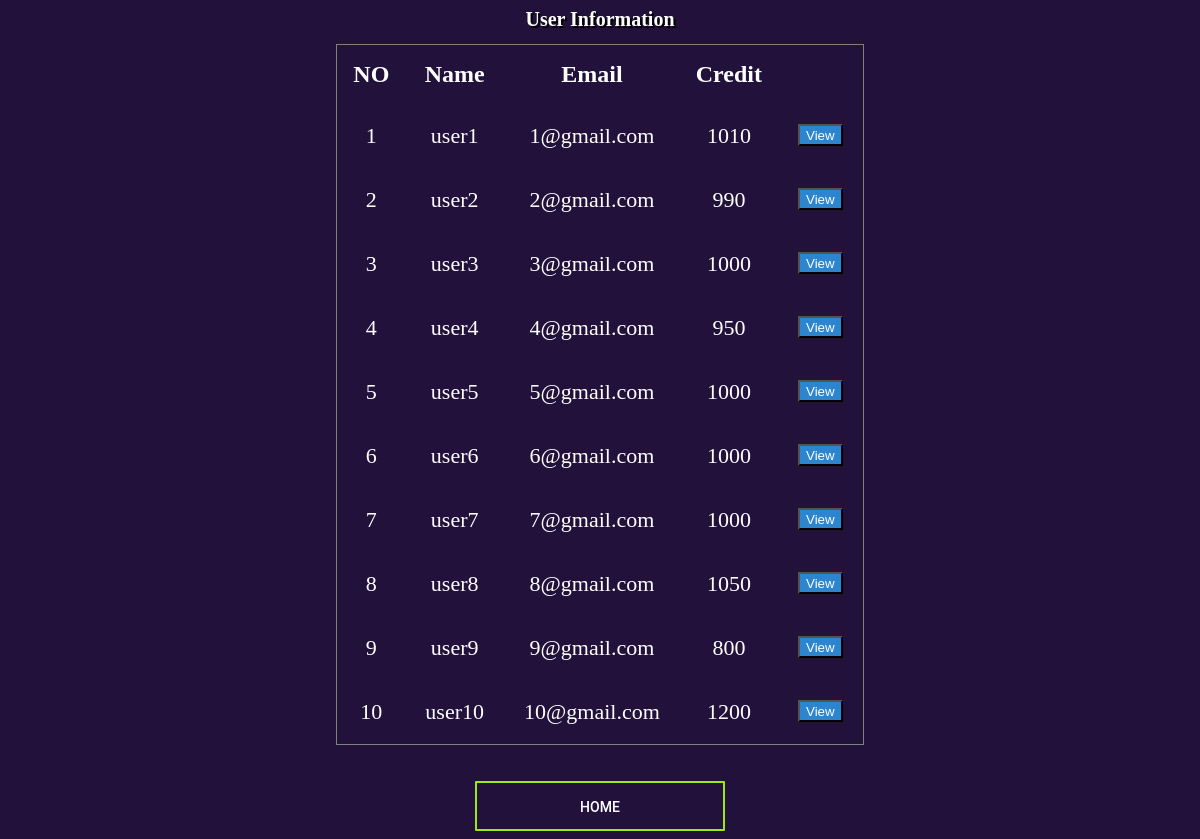
The app's page /getdetail.php with its own data.
### tables this page shows
CREATE TABLE `users` (
  `name` varchar(50) NOT NULL,
  `email` varchar(50) NOT NULL,
  `amount` double DEFAULT NULL
);

### getdetail.php (the view, shortened to what this page needs)
<?php
include('./Database/Connection.php');
$q="select * from users ";
$result=mysqli_query($con,$q);
?>
<html>
<head>
   <link rel="stylesheet" href="Front.css">
</head>
<body>
	<h1 style=" font-family:Georgia; font-size: 20px; color:White;text-shadow: 2px 2px black;">User Information</h1>
    <table class="flat-table-1">
		<thead>
			<th>NO</th>
			<th>Name</th>
			<th>Email</th>
			<th>Credit</th>
			<th></th>
		</thead>
		<tbody>
		<tr>
			<?php
				$row=mysqli_fetch_array($result);
			?>
			<td> 1</td>
			<td><?php echo  $row["name"]; ?></td>
			<td><?php echo  $row["email"]; ?></td>
			<td><?php echo  $row["amount"]; ?></td>
			<td>
				<form action="user.php" method="post"  class="view">
					<button class="button1" type="submit" name="name" value="user1">View</button>
				</form>
			</td>
		</tr>
		<tr>
			<?php
				$row=mysqli_fetch_array($result);
			?>
			<td> 2</td>
			<td><?php echo  $row["name"]; ?></td>
			<td><?php echo  $row["email"]; ?></td>
			<td><?php echo  $row["amount"]; ?></td>
			<td>
				<form action="user.php" method="post" class="view">
					<button class="button1" type="submit" name="name" value="user2">View</button>
				</form>
			</td>
		</tr>
        <tr>
			<?php
				$row=mysqli_fetch_array($result);
			?>
			<td> 3</td>
			<td><?php echo  $row["name"]; ?></td>
			<td><?php echo  $row["email"]; ?></td>
			<td><?php echo  $row["amount"]; ?></td>
			<td>
				<form action="user.php" method="post" class="view">
					<button class="button1" type="submit" name="name" value="user3">View</button>
				</form>
			</td>
		</tr>
        <tr>
			<?php
				$row=mysqli_fetch_array($result);
			?>
			<td> 4</td>
			<td><?php echo  $row["name"]; ?></td>
			<td><?php echo  $row["email"]; ?></td>
			<td><?php echo  $row["amount"]; ?></td>
			<td>
				<form action="user.php" method="post" class="view">
					<button class="button1" type="submit" name="name" value="user4">View</button>
				</form>
			</td>
        </tr>
        <tr>
			<?php
				$row=mysqli_fetch_array($result);
			?>
			<td> 5</td>
			<td><?php echo  $row["name"]; ?></td>
			<td><?php echo  $row["email"]; ?></td>
			<td><?php echo  $row["amount"]; ?></td>
			<td>
				<form action="user.php" method="post" class="view">
					<button class="button1" type="submit" name="name" value="user5">View</button>
				</form>
			</td>
		</tr>
        <tr>
			<?php
				$row=mysqli_fetch_array($result);
			?>
			<td> 6</td>
			<td><?php echo  $row["name"]; ?></td>
			<td><?php echo  $row["email"]; ?></td>
			<td><?php echo  $row["amount"]; ?></td>
			<td>
				<form action="user.php" method="post" class="view">
					<button class="button1" type="submit" name="name" value="user6">View</button>
				</form>
			</td>
        </tr>
        <tr>
			<?php
				$row=mysqli_fetch_array($result);
			?>
			<td> 7</td>
			<td><?php echo  $row["name"]; ?></td>
			<td><?php echo  $row["email"]; ?></td>
			<td><?php echo  $row["amount"]; ?></td>
			<td>
				<form action="user.php" method="post" class="view">
					<button class="button1"type="submit" name="name" value="user7">View</button>
				</form>
			</td>
		</tr>
        <tr>
			<?php
				$row=mysqli_fetch_array($result);
			?>
			<td> 8</td>
			<td><?php echo  $row["name"]; ?></td>
			<td><?php echo  $row["email"]; ?></td>
			<td><?php echo  $row["amount"]; ?></td>
			<td>
				<form action="user.php" method="post" class="view">
					<button class="button1"type="submit" name="name" value="user8">View</button>
				</form>
			</td>
		</tr>
        <tr>
			<?php
				$row=mysqli_fetch_array($result);
			?>
			<td> 9</td>
			<td><?php echo  $row["name"]; ?></td>
			<td><?php echo  $row["email"]; ?></td>
			<td><?php echo  $row["amount"]; ?></td>
			<td>
				<form action="user.php" method="post" class="view">
					<button class="button1"type="submit" name="name" value="user9">View</button>
				</form>
			</td>
        </tr>
        <tr>
			<?php
				$row=mysqli_fetch_array($result);
			?>
			<td> 10</td>
			<td><?php echo  $row["name"]; ?></td>
			<td><?php echo  $row["email"]; ?></td>
			<td><?php echo  $row["amount"]; ?></td>
			<td>
				<form action="user.php" method="post" class="view">
					<button class="button1"type="submit" name="name" value="user10">View</button>
				</form>
			</td>
		</tr>
		</tbody>
	</table><br><br>
<div class="buttons">
	<a href="index.php">
    <button class="primary_btn">HOME</button>
	</a>
</div>
</body>
</html>

### Front.css (style rules this page uses)
.primary_btn { width: 250px; height:50px; display: inline-block; background: transparent; font-weight:bold; padding: 0px 50px; color:white; font-family: "Roboto", sans-serif; font-size: 14px; font-weight: 500; line-height: 48px; border: 2px solid rgb(157, 231, 18); border-radius: 1px; outline: none !important; box-shadow: none !important; text-align: center; text-transform: uppercase; cursor: pointer; transition: all 300ms linear 0s; }

### getdetail.php (style rules this page uses)
body { text-align:center; }
h1 { font-family: Arial, Times, serif; }
table { text-align:center; margin-left: auto; margin-right: auto; border:1px solid gray; border-collapse:collapse; }
th { color:White; font-size:24px; padding:16px; }
td { text-align:center; font-size:22px; color: white; padding: 0px 20px 0px 20px; }
.button1 { background-color:rgb(44, 134, 207); text-align:center; color:white; padding-top:2px; }
.view { top:50%; padding-top:20px; text-align:center; }
body { background-color:#22113b; background-position: center; background-repeat: no-repeat; background-size: cover; }

### records on screen
users: name "user1", email "1@gmail.com", amount "1010"
users: name "user2", email "2@gmail.com", amount "990"
users: name "user3", email "3@gmail.com", amount "1000"
users: name "user4", email "4@gmail.com", amount "950"
users: name "user5", email "5@gmail.com", amount "1000"
users: name "user6", email "6@gmail.com", amount "1000"
users: name "user7", email "7@gmail.com", amount "1000"
users: name "user8", email "8@gmail.com", amount "1050"
users: name "user9", email "9@gmail.com", amount "800"
users: name "user10", email "10@gmail.com", amount "1200"
